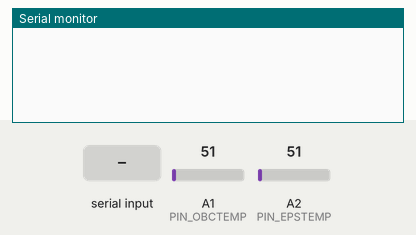
Bench run of a sketch on a simulated Arduino Uno, built with avr-gcc and run on an emulated ATmega328P. Shown: the last lines printed to the serial monitor. Inputs (shaded band) come from the test bench; at power-on: A1 (PIN_OBCTEMP) = 51, A2 (PIN_EPSTEMP) = 51.

Above: at 1.2 s.
1.3 s: "TEMPOBC\n" received over Serial
At 2.5 s:
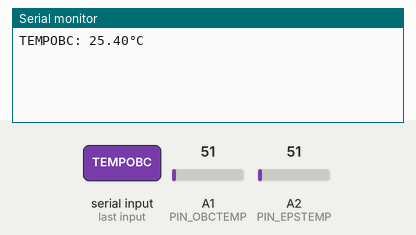
2.8 s: "TEMPEPS\n" received over Serial
At 3.7 s:
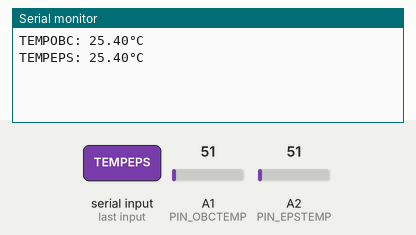
4.3 s: "TEMPCOMPARISON\n" received over Serial
At 5.1 s:
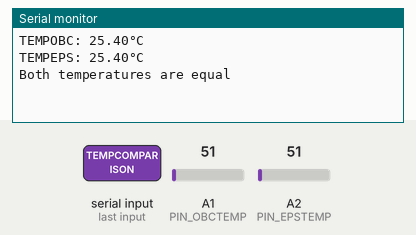
5.8 s: "VBAT\n" received over Serial
At 7.1 s:
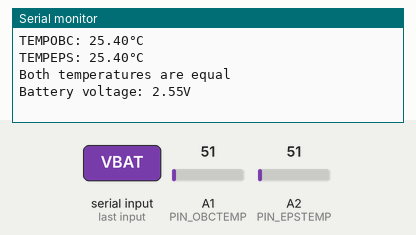

The sketch:

EX16_TEMPOBC_TEMPEPS_TEMPCOMPARISON_VBAT.ino
```cpp
#define PIN_OBCTEMP A1
#define PIN_EPSTEMP A2
#define PIN_VBAT A0

void setup() {
  Serial.begin(9600);
}

void loop() {
  if (Serial.available() > 0) {
    String keyboardInput = Serial.readStringUntil('\n');
    keyboardInput.trim();
    if (keyboardInput == "TEMPOBC") {
      readTEMPOBC();
    } else if (keyboardInput == "TEMPEPS") {
      readTEMPEPS();
    } else if (keyboardInput == "TEMPCOMPARISON") {
      maxTemp();
    } else if (keyboardInput == "VBAT") {
      readVBAT();
    }
  }
}

void readTEMPOBC() {
  float obcReading = analogRead(PIN_OBCTEMP);
  float obcTemp = (obcReading * (5100.00 / 1024.00)) / 10.00;

  Serial.print("TEMPOBC: ");
  Serial.print(obcTemp);
  Serial.println("°C");
}

void readTEMPEPS() {
  float epsReading = analogRead(PIN_EPSTEMP);
  float epsTemp = (epsReading * (5100.00 / 1024.00)) / 10.00;

  Serial.print("TEMPEPS: ");
  Serial.print(epsTemp);
  Serial.println("°C");
}

void maxTemp() {
  float obcReading = analogRead(PIN_OBCTEMP);
  float obcTemp = (obcReading * (5100.00 / 1024.00)) / 10.00;
  float epsReading = analogRead(PIN_EPSTEMP);
  float epsTemp = (epsReading * (5100.00 / 1024.00)) / 10.00;

  float tempDiff = abs(obcTemp - epsTemp);

  if (obcTemp > epsTemp) {
    Serial.print("TEMPOBC is greater than TEMPEPS - Difference = ");
    Serial.print(tempDiff);
    Serial.println("°C");
  } else if (epsTemp > obcTemp) {
    Serial.print("TEMPEPS is greater than TEMPOBC - Difference = ");
    Serial.print(tempDiff);
    Serial.println("°C");
  } else {
    Serial.println("Both temperatures are equal");
  }
}

void readVBAT() {
  float vbat = analogRead(PIN_VBAT) * (5.10 / 1023.00);
  Serial.print("Battery voltage: ");
  Serial.print(vbat);
  Serial.println("V");
}
```

Measured:
- after the input at 1.3 s, the serial monitor: prints a new line at once (image 1)
- after the input at 2.8 s, the serial monitor: prints a new line at once (image 2)
- after the input at 4.3 s, the serial monitor: prints a new line at once (image 3)
- after the input at 5.8 s, the serial monitor: prints a new line at once (image 4)
